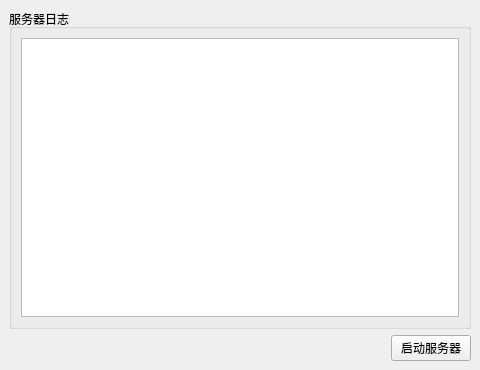
<?xml version="1.0" encoding="UTF-8"?>
<ui version="4.0">
 <class>MainWindow</class>
 <widget class="QMainWindow" name="MainWindow">
  <property name="geometry">
   <rect>
    <x>0</x>
    <y>0</y>
    <width>480</width>
    <height>370</height>
   </rect>
  </property>
  <property name="windowTitle">
   <string>服务器</string>
  </property>
  <widget class="QWidget" name="centralwidget">
   <layout class="QVBoxLayout" name="verticalLayout_3">
    <item>
     <layout class="QVBoxLayout" name="verticalLayout_2">
      <item>
       <widget class="QGroupBox" name="groupBox">
        <property name="title">
         <string>服务器日志</string>
        </property>
        <layout class="QVBoxLayout" name="verticalLayout">
         <item>
          <widget class="QPlainTextEdit" name="logEditor"/>
         </item>
        </layout>
       </widget>
      </item>
      <item>
       <layout class="QHBoxLayout" name="horizontalLayout">
        <item>
         <spacer name="horizontalSpacer">
          <property name="orientation">
           <enum>Qt::Horizontal</enum>
          </property>
          <property name="sizeHint" stdset="0">
           <size>
            <width>40</width>
            <height>20</height>
           </size>
          </property>
         </spacer>
        </item>
        <item>
         <widget class="QPushButton" name="startStopButton">
          <property name="text">
           <string>启动服务器</string>
          </property>
         </widget>
        </item>
       </layout>
      </item>
     </layout>
    </item>
   </layout>
  </widget>
 </widget>
 <resources/>
 <connections/>
</ui>
